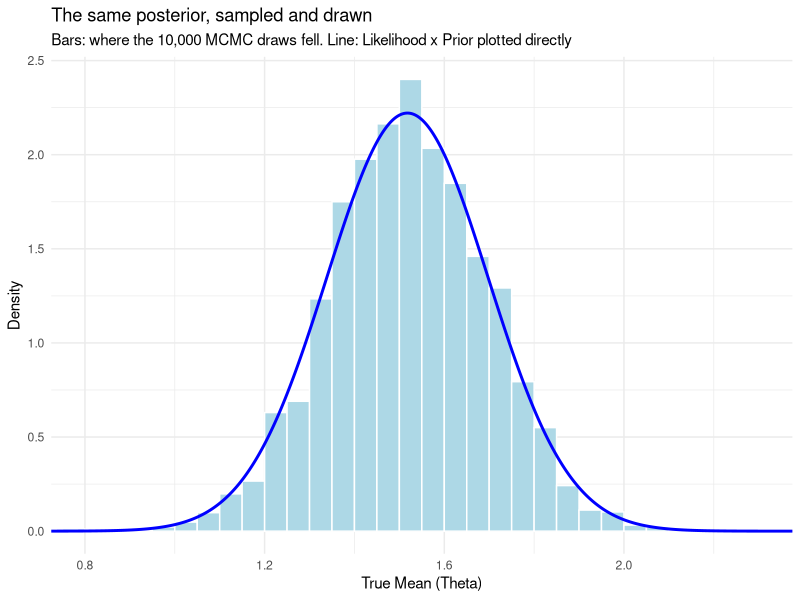
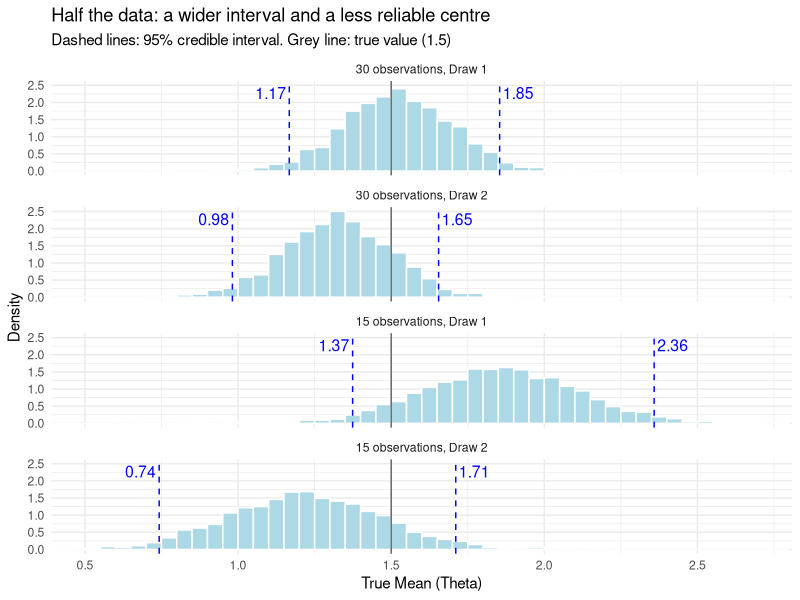

Generate these figures, in order, with R:
## ---- chunk 1
library(ggplot2)
library(dplyr)
library(knitr)

# 1. Generate the 30 observed numbers from a "true" distribution
set.seed(42) # for reproducibility
true_theta <- 1.5 # the "hidden" true parameter
y <- rnorm(30, mean = true_theta, sd = 1)

# 2. Define the Target (Log-Posterior)
log_target <- function(theta) {
    # sum of log-densities over the 30 points
    log_like <- sum(dnorm(y, mean = theta, sd = 1, log = TRUE))
    # log-prior: guess = 0, SD = 1
    log_prior <- dnorm(theta, mean = 0, sd = 1, log = TRUE)
    return(log_like + log_prior) # log of Likelihood x Prior
}

# 3. Metropolis Algorithm
n_iter <- 10000
samples <- numeric(n_iter)
current_theta <- 0 # starting point of the random walk

set.seed(42)
for (i in 1:n_iter) {
    # Propose a new theta (random walk)
    proposed_theta <- current_theta + rnorm(1, 0, 0.5)

    # Calculate acceptance ratio (on log scale)
    log_acc_ratio <- log_target(proposed_theta) - log_target(current_theta)

    # Accept or reject
    if (log(runif(1)) < log_acc_ratio) { # <1>
        current_theta <- proposed_theta
    }
    samples[i] <- current_theta
}

# 4. Plot the same target directly as a curve
theta_grid <- seq(0.5, 2.5, length.out = 2000)
d_theta <- diff(theta_grid)[1]
log_post_grid <- sapply(theta_grid, log_target)
h <- exp(log_post_grid - max(log_post_grid)) # <2>
post_dens <- h / sum(h * d_theta) # <3>

# 5. Plot the MCMC samples against the directly drawn curve
ggplot() +
    geom_histogram(
        data = data.frame(theta = samples), aes(x = theta, y = after_stat(density)),
        binwidth = 0.05, boundary = 0, fill = "lightblue", color = "white"
    ) +
    geom_line(data = data.frame(theta = theta_grid, density = post_dens), aes(x = theta, y = density), color = "blue", linewidth = 1) +
    coord_cartesian(xlim = c(0.8, 2.3)) +
    theme_minimal() +
    labs(
        title = "The same posterior, sampled and drawn",
        subtitle = "Bars: where the 10,000 MCMC draws fell. Line: Likelihood x Prior plotted directly",
        x = "True Mean (Theta)",
        y = "Density"
    )

# 6. Summarise both
probs <- c(0.025, 0.5, 0.975)
grid_mean <- sum(theta_grid * post_dens) * d_theta
grid_sd <- sqrt(sum((theta_grid - grid_mean)^2 * post_dens) * d_theta)
grid_q <- sapply(probs, function(p) theta_grid[which(cumsum(post_dens * d_theta) >= p)[1]])

summary_tbl <- rbind(
    "MCMC samples" = c(mean(samples), sd(samples), quantile(samples, probs)),
    "Plotted directly" = c(grid_mean, grid_sd, grid_q)
)
kable(summary_tbl, digits = 3, col.names = c("Mean", "SD", "2.5%", "Median", "97.5%"))
## ---- chunk 2
# The same Metropolis algorithm as above, written as a function of the data
run_metropolis <- function(y_obs) {
    log_target_obs <- function(theta) {
        sum(dnorm(y_obs, mean = theta, sd = 1, log = TRUE)) + dnorm(theta, mean = 0, sd = 1, log = TRUE)
    }
    draws <- numeric(n_iter)
    current_theta <- 0
    set.seed(42)
    for (i in 1:n_iter) {
        proposed_theta <- current_theta + rnorm(1, 0, 0.5)
        if (log(runif(1)) < log_target_obs(proposed_theta) - log_target_obs(current_theta)) {
            current_theta <- proposed_theta
        }
        draws[i] <- current_theta
    }
    draws
}

set.seed(43)
y2 <- rnorm(30, mean = true_theta, sd = 1) # a second, independent sample of 30

runs <- list(
    list(draw = "Draw 1", n = 30, y_obs = y),
    list(draw = "Draw 1", n = 15, y_obs = y[1:15]),
    list(draw = "Draw 2", n = 30, y_obs = y2),
    list(draw = "Draw 2", n = 15, y_obs = y2[1:15])
)

df_runs <- bind_rows(lapply(runs, function(r) {
    data.frame(draw = r$draw, n = paste(r$n, "observations"), theta = run_metropolis(r$y_obs))
}))
df_runs$n <- factor(df_runs$n, levels = c("30 observations", "15 observations"))

cri <- df_runs %>%
    group_by(n, draw) %>%
    summarise(
        Mean = mean(theta),
        SD = sd(theta),
        Lower = quantile(theta, 0.025),
        Upper = quantile(theta, 0.975),
        .groups = "drop"
    ) %>%
    mutate(Width = Upper - Lower)

ggplot(df_runs, aes(x = theta)) +
    geom_histogram(aes(y = after_stat(density)), binwidth = 0.05, boundary = 0, fill = "lightblue", color = "white") +
    geom_vline(xintercept = true_theta, color = "grey40") +
    geom_vline(data = cri, aes(xintercept = Lower), color = "blue", linetype = "dashed") +
    geom_vline(data = cri, aes(xintercept = Upper), color = "blue", linetype = "dashed") +
    geom_text(data = cri, aes(x = Lower, y = Inf, label = sprintf("%.2f", Lower)), color = "blue", size = 4, hjust = 1.1, vjust = 1.5) +
    geom_text(data = cri, aes(x = Upper, y = Inf, label = sprintf("%.2f", Upper)), color = "blue", size = 4, hjust = -0.1, vjust = 1.5) +
    facet_wrap(~ n + draw, ncol = 1, labeller = label_wrap_gen(multi_line = FALSE)) +
    scale_x_continuous(breaks = seq(0.5, 2.5, by = 0.5)) +
    coord_cartesian(xlim = c(0.5, 2.7)) +
    theme_minimal() +
    labs(
        title = "Half the data: a wider interval and a less reliable centre",
        subtitle = "Dashed lines: 95% credible interval. Grey line: true value (1.5)",
        x = "True Mean (Theta)",
        y = "Density"
    )

kable(cri, digits = 3, col.names = c("Sample", "Draw", "Mean", "SD", "95% CrI lower", "95% CrI upper", "Width"))
